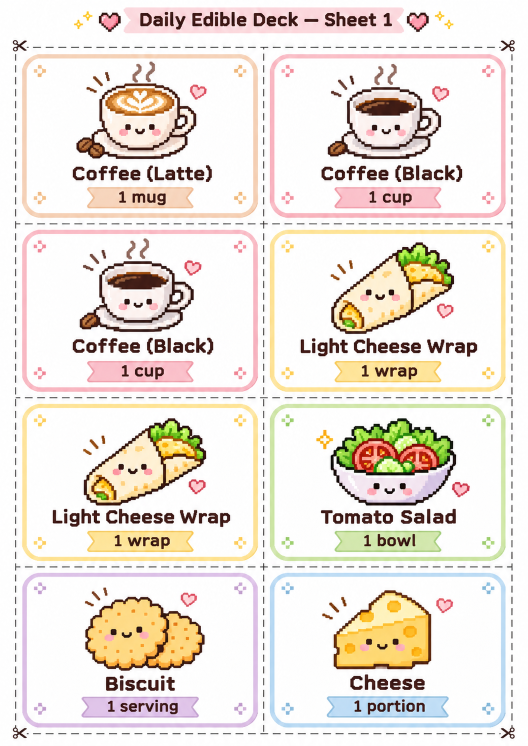
#> input picture assets/meal_deck_sheet1.png, 1055 x 1491 px (shown at 1/2 size)
$ python meal_sprites.py
#> lines starting #> are read from the running program, lines starting #| are printed output that depends on the picture
#!/usr/bin/env python3
"""LPS-114-CHG01b: Meal Planner sprites from the user's own card sheets.

Sources: assets/meal_deck_sheet1.png and assets/meal_deck_sheet2.png
("Daily Edible Deck", two columns x four rows of cards each).

For each distinct card the script:
  * crops the illustration (above the name), including the steam, hearts
    and motion lines drawn around the food;
  * turns the near-white card background into transparency by flood-filling
    from the crop edges (white cups and bowls stay opaque: their outline
    closes them);
  * trims, fits into 88 x 64 pixels (drawn x2 on the PicoCalc, 176 x 128)
    with premultiplied-alpha box filtering, and keeps pixels at alpha >= 50%;
  * quantizes the opaque pixels to 15 colours: one 16-colour palette per
    sprite, index 0 transparent, 4 bits per pixel;
  * samples the card's border and ribbon colours from the sheet.

The Blank card keeps the user's design: the grey "Blank" ribbon with its
burst lines (taller crop).

    python3 tools/meal_sprites.py            # writes src/meal_sprites.h
    python3 tools/meal_sprites.py --png DIR  # also writes a preview sheet
"""
import argparse
import pathlib
from collections import deque
from PIL import Image

W, H = 88, 64
ROOT = pathlib.Path(__file__).resolve().parent.parent
SHEETS = [ROOT / "assets" / "meal_deck_sheet1.png", ROOT / "assets" / "meal_deck_sheet2.png"]
# Card bounds on the 1055 x 1491 sheets (border included), measured once.
COLS = [(44, 515), (539, 1010)]
ROWS = [(108, 435), (459, 783), (807, 1122), (1145, 1454)]
# Sprite id -> (sheet, card index 0-7 reading order). Order = enum order.
SPRITES = [
    ("Latte", 1, 0), ("Black", 1, 1), ("Tea", 2, 0), ("MintTea", 2, 3), ("Juice", 2, 5),
    ("Wrap", 1, 3), ("Salad", 1, 5), ("Biscuit", 1, 6), ("Cheese", 1, 7),
    ("Apple", 2, 1), ("Orange", 2, 2), ("Soup", 2, 4), ("Blank", 2, 6),
]
BACKGROUND = 232  # min(R,G,B) at or above this, reachable from the edge, is background


def flat(img):
    """Pixel values in reading order (Pillow 13+ renames getdata)."""
    return img.get_flattened_data() if hasattr(img, "get_flattened_data") else img.getdata()


def card_box(index):
    (x0, x1), (y0, y1) = COLS[index % 2], ROWS[index // 2]
    return x0, y0, x1, y1


def sample(img, box):
    """Median colour of a region (per channel)."""
    px = list(flat(img.crop(box)))
    return tuple(sorted(c[i] for c in px)[len(px) // 2] for i in range(3))


def border_colour(img, box):
    x0, y0, x1, y1 = box
    y = (y0 + y1) // 2
    run = [img.getpixel((x, y)) for x in range(x0 - 2, x0 + 14)]
    return max(run, key=lambda c: max(c) - min(c))  # the most saturated pixel of the border line


def illustration(img, box, blank):
    x0, y0, x1, y1 = box
    w, h = x1 - x0, y1 - y0
    top, bottom = (0.12, 0.88) if blank else (0.03, 0.66)
    crop = img.crop((x0 + int(w * 0.12), y0 + int(h * top), x1 - int(w * 0.12), y0 + int(h * bottom))).convert("RGBA")
    cw, ch = crop.size
    px = crop.load()
    seen = bytearray(cw * ch)
    queue = deque((x, y) for x in range(cw) for y in (0, ch - 1))
    queue.extend((x, y) for y in range(ch) for x in (0, cw - 1))
    while queue:
        x, y = queue.popleft()
        if seen[y * cw + x]:
            continue
        seen[y * cw + x] = 1
        r, g, b, _ = px[x, y]
        if min(r, g, b) < BACKGROUND:
            continue
        px[x, y] = (255, 255, 255, 0)
        for nx, ny in ((x + 1, y), (x - 1, y), (x, y + 1), (x, y - 1)):
            if 0 <= nx < cw and 0 <= ny < ch and not seen[ny * cw + nx]:
                queue.append((nx, ny))
    crop = crop.crop(crop.getbbox())
    scale = min(W / crop.width, H / crop.height)
    size = (max(1, round(crop.width * scale)), max(1, round(crop.height * scale)))
    small = crop.convert("RGBa").resize(size, Image.Resampling.BOX).convert("RGBA")
    out = Image.new("RGBA", (W, H), (0, 0, 0, 0))
    out.paste(small, ((W - size[0]) // 2, (H - size[1]) // 2))
    return out


def indexed(sprite):
    """15 colours for opaque pixels + index 0 for transparency.

    Median cut picks 14 colours; small but vivid details (the pink hearts)
    can fall between them, so the 15th colour is the mean of the pixels
    around the one the 14 represent worst. Every pixel then takes its nearest colour.
    """
    rgba = list(flat(sprite))
    opaque = [p[:3] for p in rgba if p[3] >= 128]
    strip = Image.new("RGB", (len(opaque), 1))
    strip.putdata(opaque)
    quant = strip.quantize(colors=14, method=Image.Quantize.MEDIANCUT, dither=Image.Dither.NONE)
    pal = quant.getpalette()[: 14 * 3]
    colours = [tuple(pal[i:i + 3]) for i in range(0, len(pal), 3)]
    distance = lambda a, b: sum((x - y) ** 2 for x, y in zip(a, b))
    nearest = lambda c: min(range(len(colours)), key=lambda i: distance(c, colours[i]))
    # The worst-represented pixels, then those close to the very worst one.
    errors = sorted(opaque, key=lambda c: distance(c, colours[nearest(c)]), reverse=True)
    worst = errors[0]
    if distance(worst, colours[nearest(worst)]) > 20 ** 2:
        group = [c for c in errors[:200] if distance(c, worst) < 48 ** 2]
        colours.append(tuple(sum(c[i] for c in group) // len(group) for i in range(3)))
    palette = [0] + [(r << 16) | (g << 8) | b for r, g, b in colours]
    palette += [0] * (16 - len(palette))
    cache = {}
    data = [cache.setdefault(p[:3], nearest(p[:3]) + 1) if p[3] >= 128 else 0 for p in rgba]
    return palette, data


def main():
    parser = argparse.ArgumentParser()
    parser.add_argument("--png", type=pathlib.Path)
    parser.add_argument("--out", type=pathlib.Path, default=ROOT / "src" / "meal_sprites.h")
    args = parser.parse_args()
    sheets = [Image.open(p).convert("RGB") for p in SHEETS]
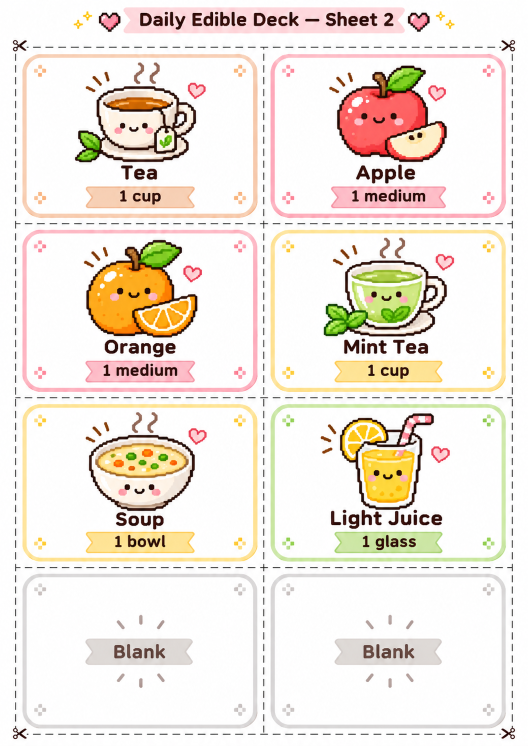
#> input picture assets/meal_deck_sheet2.png, 1055 x 1491 px (shown at 1/2 size)
#> sheets = 2 items
    palettes, borders, ribbons, pixels, previews = [], [], [], [], []
    for name, sheet, index in SPRITES:
        img, box = sheets[sheet - 1], card_box(index)
        x0, y0, x1, y1 = box
        w, h = x1 - x0, y1 - y0
        blank = name == "Blank"
        border = border_colour(img, box)
        # Ribbon fill, left of the portion text (Blank: left of the word on its ribbon).
        ry = y0 + int(h * (0.47 if blank else 0.875))
        ribbon = sample(img, (x0 + int(w * 0.29), ry - 3, x0 + int(w * 0.33), ry + 3))
        palette, data = indexed(illustration(img, box, blank))
        palettes.append(palette)
        borders.append((border[0] << 16) | (border[1] << 8) | border[2])
        ribbons.append((ribbon[0] << 16) | (ribbon[1] << 8) | ribbon[2])
        pixels.append(data)
        if args.png:
            rgb = Image.new("RGB", (W, H), (0xFF, 0xFD, 0xF8))
            rgb.putdata([(palette[v] >> 16, (palette[v] >> 8) & 255, palette[v] & 255) if v else (0xFF, 0xFD, 0xF8) for v in data])
            previews.append(rgb)
#> this loop made 13 passes
#> (y in border_colour, border, ry) on passes 1 to 12: (271, (242, 201, 176), 394), (271, (244, 170, 183), 394), (271, (247, 205, 177), 394), (621, (254, 224, 142), 742), (964, (203, 231, 163), 1082), (621, (252, 223, 146), 742), (964, (199, 226, 159), 1082), (1299, (220, 189, 229), 1415), (1299, (179, 214, 240), 1415), (271, (254, 165, 184), 394), (621, (254, 179, 193), 742), (964, (254, 225, 155), 1082)
#> pass 1, in illustration, `crop = img.crop((x0 + int(w * 0.12), y0 + int(h * top), x1 - int(w * 0..`:
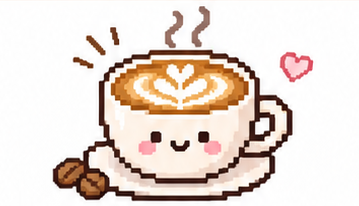
#> crop: PIL image 359x206 RGBA; mean R, G, B, A 232.2, 220.2, 212.7, 255
#> pass 1, in illustration, `crop = crop.crop(crop.getbbox())`:
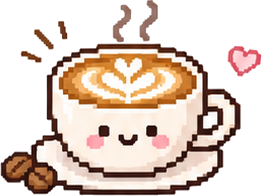
#> crop: PIL image 262x196 RGBA; mean R, G, B, A 223.3, 206.2, 195.4, 142.7; transparent parts drawn white
#> pass 1, in illustration, `small = crop.convert("RGBa").resize(size, Image.Resampling.BOX).conver..`:
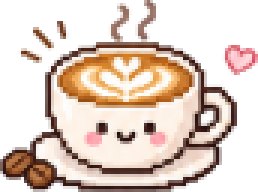
#> small: PIL image 86x64 RGBA (shown 3 times larger); mean R, G, B, A 115.7, 98.1, 87.2, 142.7; transparent parts drawn white
#> img is the input picture: PIL image 1055x1491 RGB; mean R, G, B 240.3, 231.8, 222.7
#> after the loop, borders = [15911344, 16034487, 16240049, 16703630, 13363107, 16572306, 13099679, 14466533, 11785968, 16688568, 16692161, 16703899, 14144982]; palettes = 13 items; pixels = 13 items; previews = []; ribbons = [16176573, 16433098, 16240821, 16704662, 13559718, 16639129, 13887404, 14730729, 12573941, 16629192, 16563143, 16704405, 14604758]
    hexes = lambda values: ",".join(f"0x{v:06x}" for v in values)
    lines = ["// LPS-114-CHG01b: Meal Planner sprites from the user's card sheets",
             "// (assets/meal_deck_sheet1.png, assets/meal_deck_sheet2.png).",
             "// Generated by tools/meal_sprites.py; do not edit.",
             f"// {W}x{H}, 4 bits per pixel (left pixel in the high nibble), one 16-colour",
             "// palette per sprite, index 0 transparent. Border/Ribbon: the card's colours.",
             "#pragma once", "#include <cstdint>", "namespace lps { namespace meal_sprites {",
             f"constexpr int Width={W},Height={H};",
             "enum Id : uint8_t { " + ", ".join(n for n, _, _ in SPRITES) + ", Count };",
             "constexpr uint32_t Border[Count]={" + hexes(borders) + "};",
             "constexpr uint32_t Ribbon[Count]={" + hexes(ribbons) + "};",
             "constexpr uint32_t Palettes[Count][16]={"]
    lines += ["    {" + hexes(p) + "}," for p in palettes]
#> lines = 26 items
    lines += ["};", f"constexpr uint8_t Pixels[Count][{W * H // 2}]={{"]
    for (name, _, _), data in zip(SPRITES, pixels):
        packed = [(data[i] << 4) | data[i + 1] for i in range(0, len(data), 2)]
        rows = [",".join(f"0x{b:02x}" for b in packed[i:i + W // 2]) for i in range(0, len(packed), W // 2)]
        lines.append(f"    {{ // {name}\n    " + ",\n    ".join(rows) + "},")
#> this loop made 13 passes
#> name on passes 1 to 12: 'Latte', 'Black', 'Tea', 'MintTea', 'Juice', 'Wrap', 'Salad', 'Biscuit', 'Cheese', 'Apple', 'Orange', 'Soup'
#> after the loop, lines = 41 items
    lines += ["};", "}} // namespace lps::meal_sprites", ""]
    args.out.write_text("\n".join(lines))
    if args.png:
        args.png.mkdir(parents=True, exist_ok=True)
        cell = (W * 3 + 12, H * 3 + 12)
        sheet = Image.new("RGB", (cell[0] * 5, cell[1] * 3), (40, 40, 40))
        for i, img in enumerate(previews):
            sheet.paste(img.resize((W * 3, H * 3), Image.Resampling.NEAREST), ((i % 5) * cell[0] + 6, (i // 5) * cell[1] + 6))
        sheet.save(args.png / "meal_sprites_sheet.png")


if __name__ == "__main__":
    main()
